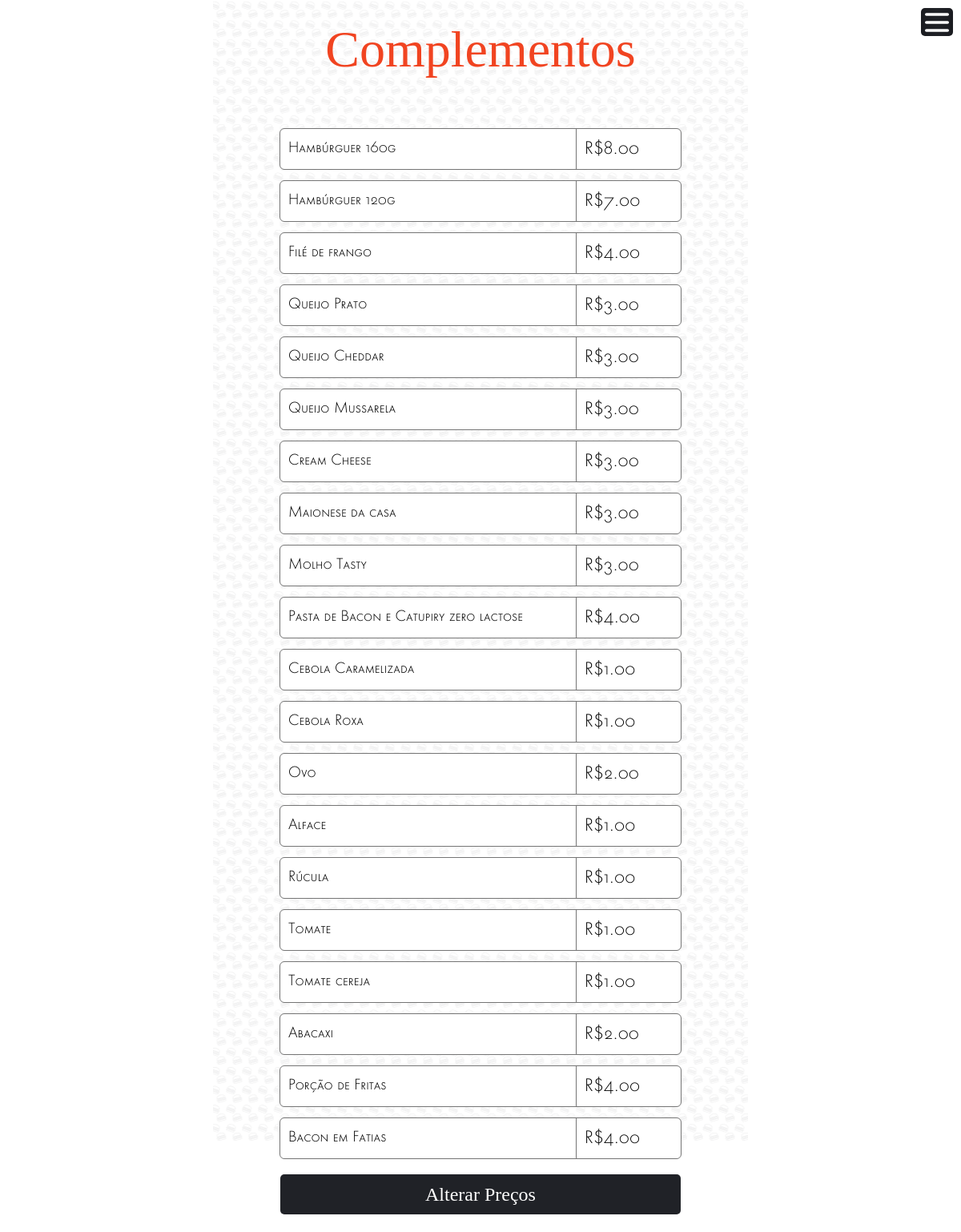
/configuracoes/adicionais.php, run on the app's committed database.
### tables this page shows
CREATE TABLE `complemento` (
  `idComplemento` int(11) NOT NULL,
  `Nome` varchar(45) NOT NULL,
  `Preco` decimal(10,2) NOT NULL,
  `ativo` int(11) NOT NULL
);

### configuracoes/adicionais.php (the view, shortened to what this page needs)
<?php
include_once('../config.php');
?>
<!DOCTYPE html>
<html lang="pt-br">
<head>
</head>
<body>
    <nav>
        <?php
        include_once('./menu.php');
        ?>
    </nav>
    <main>
        <p class="h1">Complementos</p>
        <div class="corpo">
            <form action="adicionais.php" id="alterar" method="POST">
                <?php
                $consulta = "SELECT * FROM complemento WHERE ativo = 1";
                $con = $mysqli->query($consulta) or die($mysqli->error);
                while ($dado = $con->fetch_array()) { ?>
                    <div class="informa_preco">
                        <p><?php echo $dado['Nome']; ?></p>
                        <div class="valor">
                            <p>R$</p>
                            <input name="Preco<?php echo $dado['idComplemento'] ?>" type="number" value="<?php echo $dado['Preco'] ?>">
                        </div>
                    </div>
                <?php
                }
                ?>
                <div class="submit" onclick="enviar('#alterar')">Alterar Preços</button>
            </form>
        </div>
    </main>
</body>
</html>

### fontes/style.php (style rules this page uses)
* { user-select: none; padding: 0; margin: 0; font-family: 'futura-nd-light-scosf', sans-serif; }
html { overflow: hidden; overflow-x: hidden; height: 100vh; display: flex; align-items: center; justify-content: center; flex-direction: column; background-image: url('../fontes/Frame23.png'); background-repeat: no-repeat; background-position: center top; background-size: auto; overflow-y: hidden; }
body { position: fixed; height: 100%; width: 100%; overflow-x: hidden; overflow-y: hidden; }
main { background-image: url('../fontes/Frame21.png'); background-repeat: no-repeat; background-position: center top; background-size: auto; padding-left: 7%; padding-right: 7%; width: 86%; max-width: 500px; height: 100%; overflow-x: hidden; overflow-y: hidden; display: flex; justify-content: center; align-items: center; }
form { width: 100%; margin-top: 20px; margin-bottom: 20px; }
.corpo { width: 100%; height: 100%; padding: 2px; overflow-y: scroll; display: flex; flex-direction: column; overflow-x: hidden; }
main, body { display: flex; align-items: center; flex-direction: column; }
.h1 { width: 100%; text-align: center; font-size: 400%; font-family: 'hello honey'; margin-top: 5%; margin-bottom: 5%; color: rgba(241, 68, 33, 1); }
#pdf, #form>input, .card-title, .enviar, .submit, input[type='submit'], label { font-family: 'LEMONMILK-Medium'; }
#pdf, #form>input, .enviar, .voltar, .submit, input[type='submit'] { display: flex; justify-content: center; align-items: center; margin-top: 20px; width: 100%; height: 50px; font-size: 150%; border: none; border-radius: 5px; -webkit-border-radius: 5px; background-color: rgba(32, 34, 39, 1); color: #fff; cursor: pointer; -moz-transition: all 1s; -webkit-transition: all 1s; transition: all 1s; text-align: center; }
.informa_preco { display: flex; margin-top: 15px; margin-bottom: 15px; align-items: center; }
.informa_preco>p { background-color: #fff; width: 75%; outline: 1px solid rgba(117, 117, 117, 1); padding-left: 2%; font-size: 110%; display: flex; align-items: center; height: 50px; border-radius: 5px 0px 0px 5px; -webkit-border-radius: 5px 0px 0px 5px; }
.informa_preco>.valor { display: flex; align-items: center; height: 50px; font-size: 130%; border: none; background-color: #fff; outline: 1px solid rgba(117, 117, 117, 1); padding-left: 2%; display: flex; width: 25%; border-radius: 0px 5px 5px 0px; -webkit-border-radius: 0px 5px 5px 0px; }
.valor>input { font-size: 100%; width: 100%; border: none; }

### fontes/menustyle.php (style rules this page uses)
* { padding: 0; margin: 0; }

### data on the page
complemento: Nome "Hambúrguer 160g", Preco "8.00"
complemento: Nome "Hambúrguer 120g", Preco "7.00"
complemento: Nome "Filé de frango", Preco "4.00"
complemento: Nome "Queijo Prato", Preco "3.00"
complemento: Nome "Queijo Cheddar", Preco "3.00"
complemento: Nome "Queijo Mussarela", Preco "3.00"
complemento: Nome "Cream Cheese", Preco "3.00"
complemento: Nome "Maionese da casa", Preco "3.00"
complemento: Nome "Molho Tasty", Preco "3.00"
complemento: Nome "Pasta de Bacon e Catupiry zero lactose", Preco "4.00"
complemento: Nome "Cebola Caramelizada", Preco "1.00"
complemento: Nome "Cebola Roxa", Preco "1.00"
complemento: Nome "Ovo", Preco "2.00"
complemento: Nome "Alface", Preco "1.00"
complemento: Nome "Rúcula", Preco "1.00"
complemento: Nome "Tomate", Preco "1.00"
complemento: Nome "Tomate cereja", Preco "1.00"
complemento: Nome "Abacaxi", Preco "2.00"
complemento: Nome "Porção de Fritas", Preco "4.00"
complemento: Nome "Bacon em Fatias", Preco "4.00"
